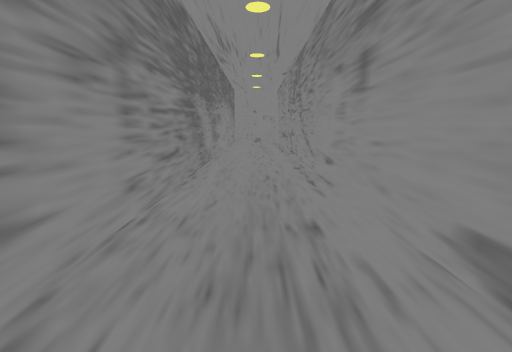
View 1 (above)

12 first-person views from a walk through a 3-D level made in the Unity game engine. The camera is 1.5 m above the floor, tilts 10° down and sees 85° across. The floor is counted in squares, 1 m on a side. Each view is taken from the middle of a square. On the plan, view 1 faces up. The plan holds only what a view shows up to about 14 squares ahead; the rest is blank. Some surface patterns are stand-ins.

View 2
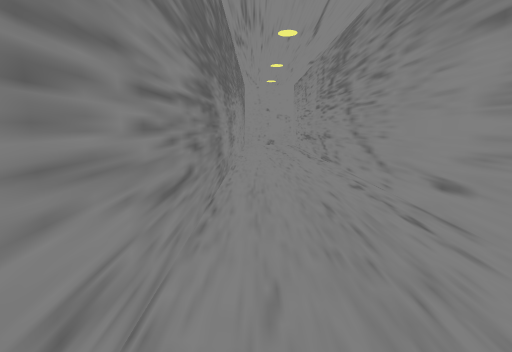

View 3
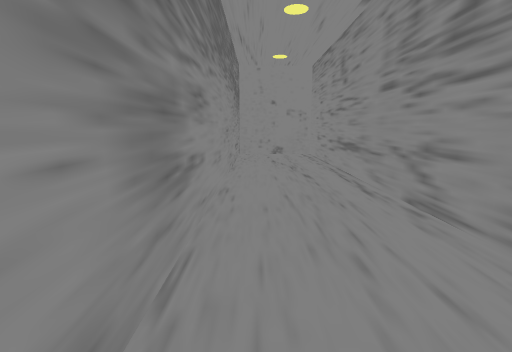

View 4
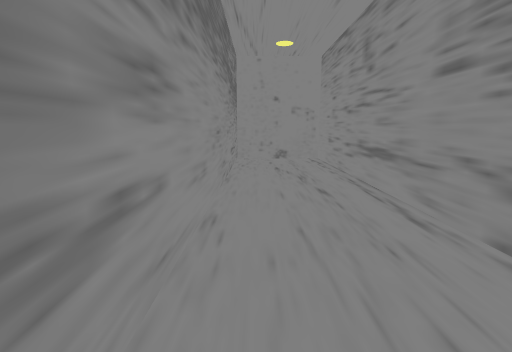

View 5
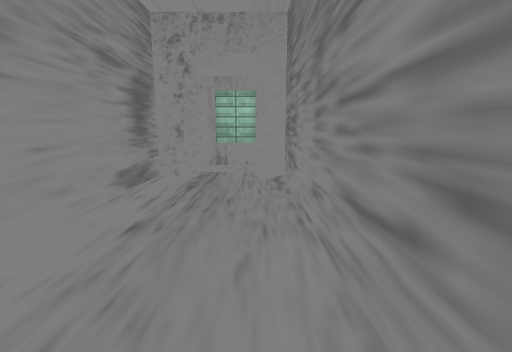

View 6
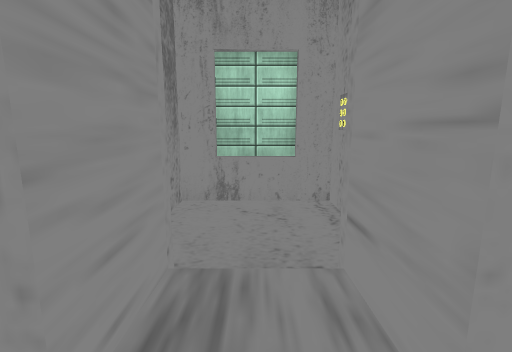

View 7
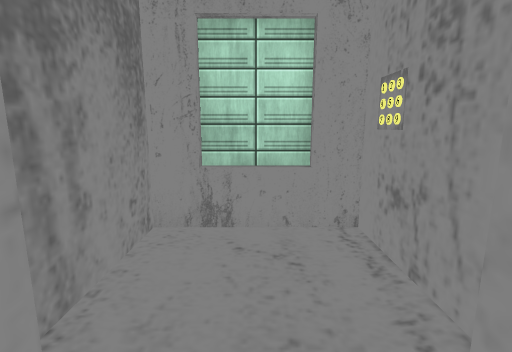

View 8
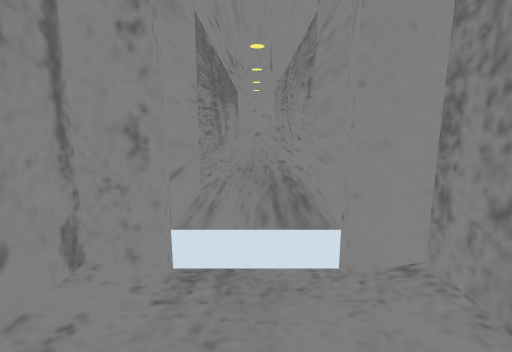

View 9
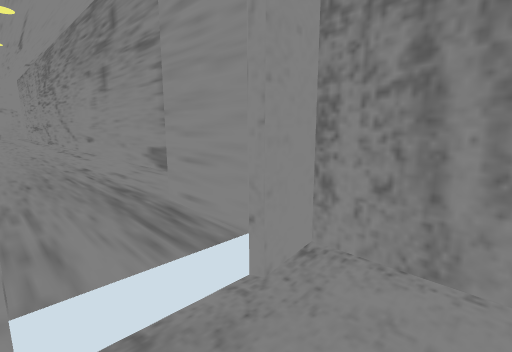

View 10
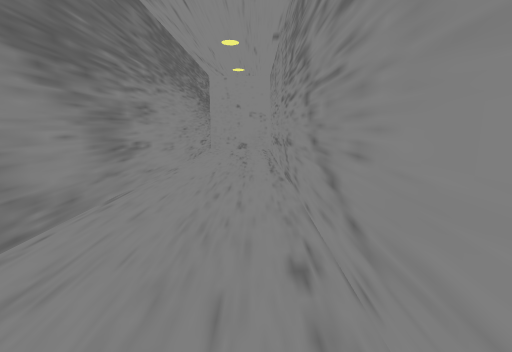

View 11
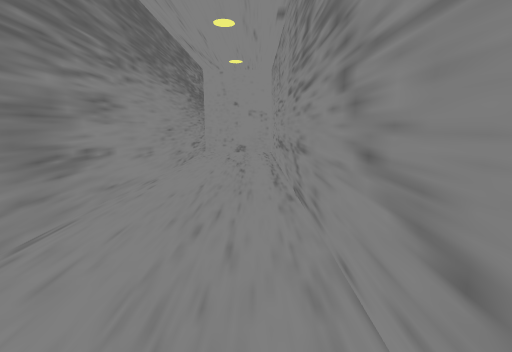

View 12
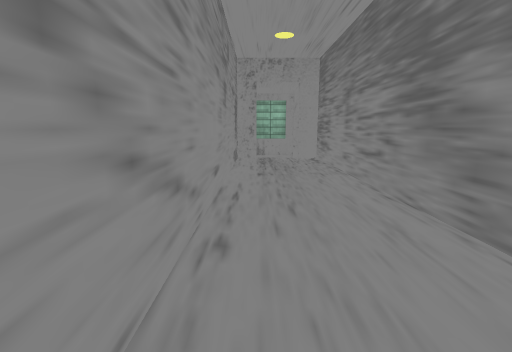

### Floor plan
Key: @ floor where view 1 was taken; # wall or solid block; . main floor; : floor 0.25 m higher than the main floor; - floor 0.25 m lower than the main floor; _ floor 0.5 m lower than the main floor; / step, stairs or slope; = window, fence, low wall or low ledge.
Columns run from 2 left of view 1 to 2 right of it. Each row starts with its distance up from view 1.
 25 #####
 24 #:..#
 23 #...#
 22 #...#
 21 #...#
 20 #...#
 19 #...#
 18 #...#
 17 #...#
 16 #...#
 15 #...#
 14 #...#
 13 #...#
 12 #...#
 11 #...#
 10 #...#
  9 #...#
  8 #...#
  7 #...#
  6 #...#
  5 #...#
  4 #...#
  3 #...#
  2 #...#
  1 #...#
  0 ##@##
 -1 ##.##
 -2 ##/##
 -3 #___#
 -4 #___#
 -5 #---#
 -6 ##=##

Positions as (right, up) in squares from view 1, and headings:
1: (0, 0), facing up
2: (-1, 3), facing up
3: (-1, 10), facing up
4: (-1, 12), facing up
5: (-1, 8), facing down
6: (0, 1), facing down
7: (0, -1), facing down
8: (0, -5), facing up
9: (-1, -4), facing up-right
10: (1, 7), facing up
11: (1, 9), facing up
12: (1, 13), facing down
